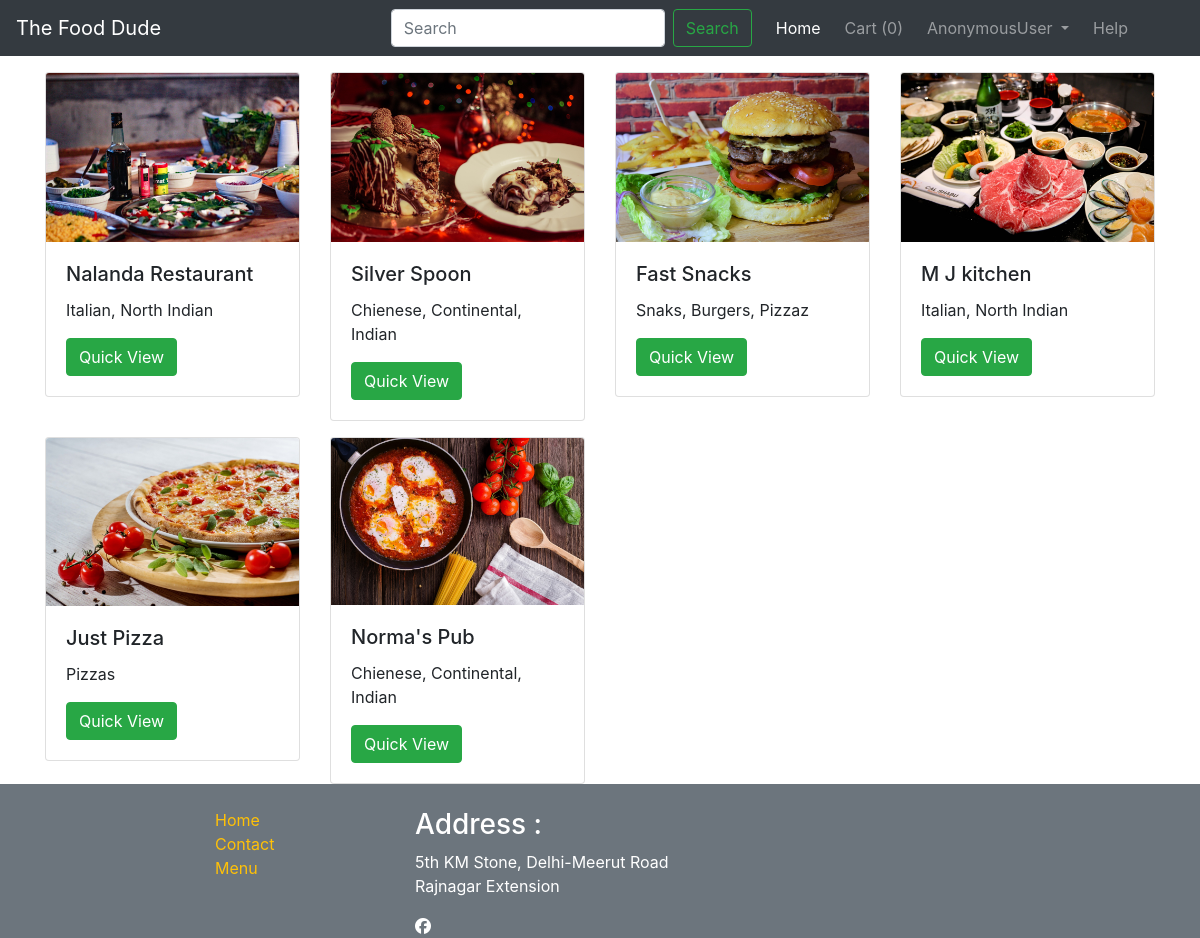
/restaurant/, run on the app's committed database.
### Tfd/models.py (models this page shows)
class Restaurant(models.Model):
    res_id = models.AutoField(primary_key=True)
    res_title = models.CharField(max_length=100)
    res_spec = models.CharField(max_length=70, default="")
    res_image = models.ImageField(upload_to='Tfd/images', default="")
    address = models.CharField(max_length=500, default="")
    def __str__(self):
        return self.res_title

### Tfd/views.py (the view)
# urls.py: path("", views.index, name ="Home"),
def index(request):
    res = Restaurant.objects.all()
    food = Food.objects.all()
    print(food)
    print(res)
    return  render(request, 'Tfd/restaurant.html', {'res' : res})

### Tfd/models.py (called while the page is built)
    def __str__(self):
        return self.name

### Tfd/templates/Tfd/restaurant.html (shortened to what this page needs)
{% extends 'Tfd/basic.html' %}
{% block body %}
{% load static %}
<div class="container">
  <div class="row">
    {% for i in res %}
    <div class="col col-sm-3">
      <div class="card mt-3">
        <img src='/media/{{i.res_image}}' class="card-img-top" alt="...">
        <div class="card-body">
          <h5 class="card-title">{{i.res_title}}</h5>
          <p class="card-text">{{i.res_spec}}</p>
          <a href="/restaurant/{{i.res_id}}" class="btn btn-success align-items-center">Quick View</a>
        </div>
      </div>
    </div>
    {% endfor %}
  </div>
</div>
{% endblock %}

### Tfd/templates/Tfd/basic.html (shortened to what this page needs)
{% load static %}
<!doctype html>
<html lang="en">
<head>
  <link rel="stylesheet" href="https://stackpath.bootstrapcdn.com/bootstrap/4.2.1/css/bootstrap.min.css"
>
    <link rel="stylesheet" type="text/css" href="{% static 'all.min.css' %}">
</head>
<body>
  <nav class="navbar sticky-top navbar-expand-lg navbar-dark bg-dark">
    <a class="navbar-brand" href="/restaurant">The Food Dude</a>
    <div class="collapse navbar-collapse" id="navbarSupportedContent">
      <ul class="navbar-nav ml-auto">
        <form method="get" action="/restaurant/search/" class="form-inline mr-3 my-2 my-lg-0">{% csrf_token %}
          <input class="form-control mr-sm-2" name="search" id="search" type="search" placeholder="Search" aria-label="Search">
          <button class="btn btn-outline-success my-2 my-sm-0" type="submit">Search</button>
        </form>
        <li class="nav-item mr-2 active">
          <a class="nav-link " href="/restaurant">Home <span class="sr-only">(current)</span></a>
        </li>
        <li class="nav-item mr-2">
          <a class="nav-link " href="/restaurant/cart">Cart (<span id="cart">0</span>)</a>
        </li>
        <li class="nav-item mr-2 dropdown">
          <a class="nav-link dropdown-toggle" href="#" id="navbarDropdown" role="button" data-toggle="dropdown"
            aria-haspopup="true" aria-expanded="false">
            {{user}}
          </a>
        </li>
        <li class="nav-item mr-5">
          <a class="nav-link " href="/restaurant/help" tabindex="-1">Help</a>
        </li>
      </ul>
    </div>
  </nav>
  {% block body %} {% endblock %}
  <footer class="footer ">
    <div class="container-fluid bg-secondary">
      <div class="row">
        <div class="offset-2 col-2 mt-4">
          <ul class="list-unstyled" >
            <a href="">
              <li class="text-warning" style='text-decoration:none;'>Home</li>
            </a>
            <a href="">
              <li class="text-warning">Contact</li>
            </a>
            <a href="">
              <li class="text-warning">Menu</li>
            </a>
          </ul>
        </div>
        <div class="col-4 text-white mt-4">
          <h3>Address :</h3>
          <span> 5th KM Stone, Delhi-Meerut Road</span>
          <p class="">Rajnagar Extension</p>
          <i class="fab fa-facebook"></i>
        </div>
      </div>
    </div>
  </footer>
</body>
</html>

### data on the page
Restaurant: res_image (picture), res_title "Nalanda Restaurant", res_spec "Italian, North Indian"
Restaurant: res_image (picture), res_title "Silver Spoon", res_spec "Chienese, Continental, Indian"
Restaurant: res_image (picture), res_title "Fast Snacks", res_spec "Snaks, Burgers, Pizzaz"
Restaurant: res_image (picture), res_title "M J kitchen", res_spec "Italian, North Indian"
Restaurant: res_image (picture), res_title "Just Pizza", res_spec "Pizzas"
Restaurant: res_image (picture), res_title "Norma's Pub", res_spec "Chienese, Continental, Indian"

### other printed values
{{ user }} "AnonymousUser"
